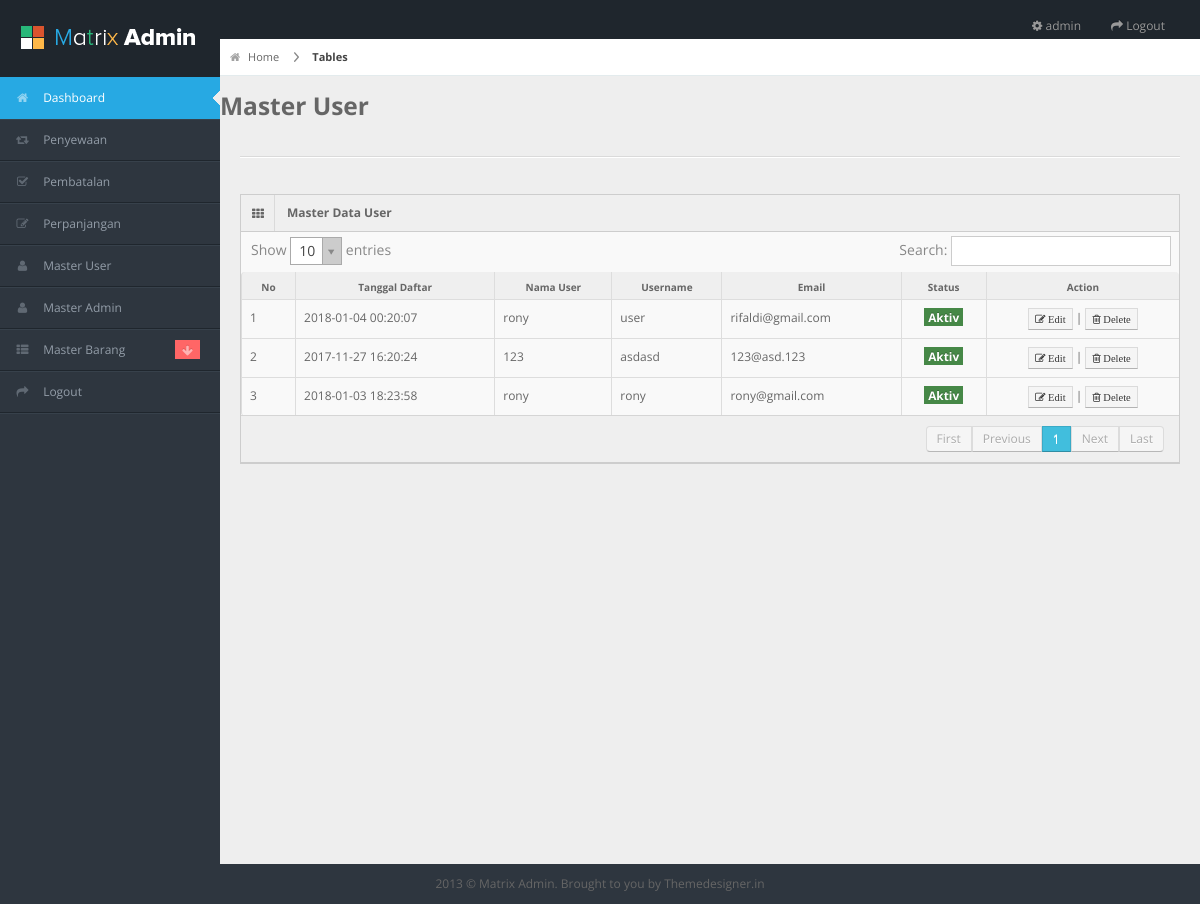
/admin/pages/kelola_user.php (signed in), run on an earlier commit of the app's database.
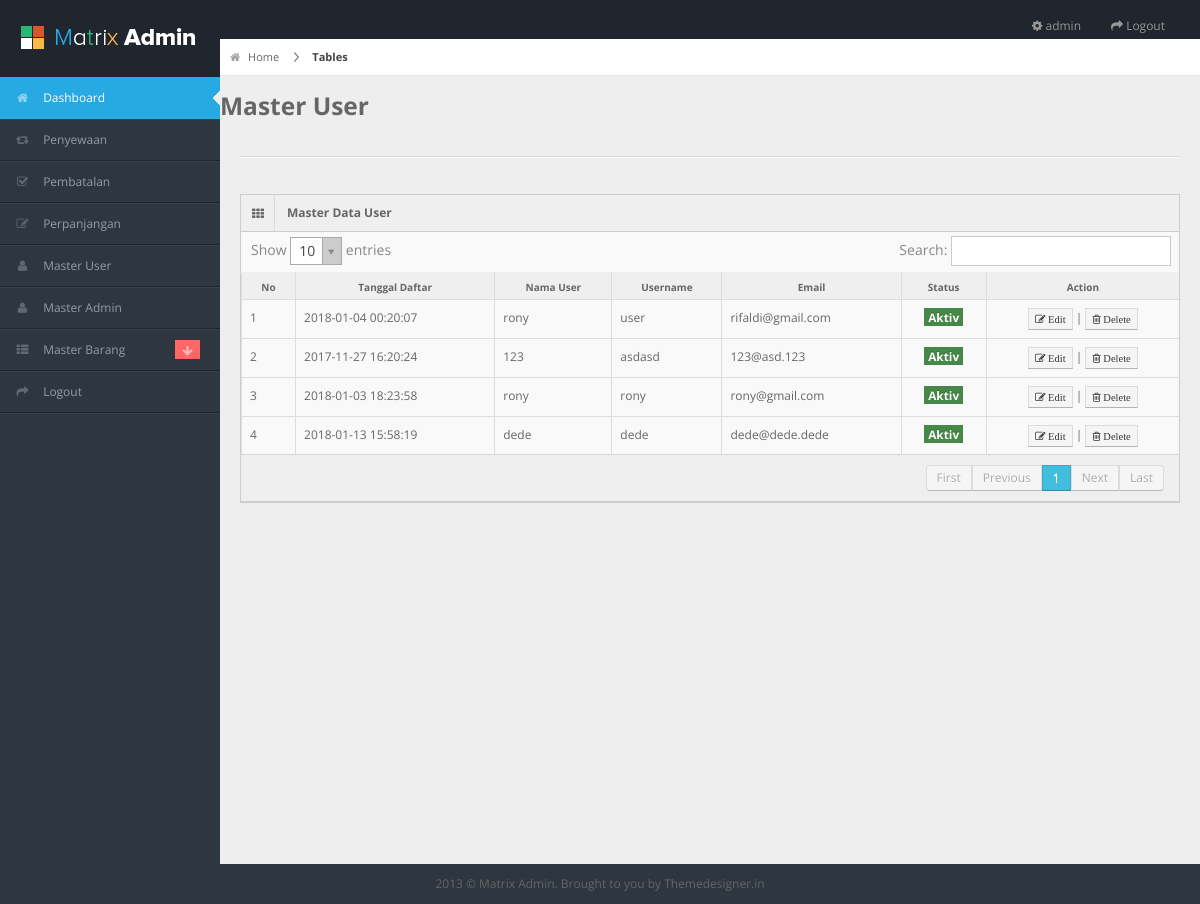
And on a later commit of the database.
### tables this page shows
CREATE TABLE IF NOT EXISTS `m_user` (
  `id_user` int(11) NOT NULL,
  `tgl_daftar` datetime DEFAULT NULL ON UPDATE CURRENT_TIMESTAMP,
  `nama_user` varchar(255) DEFAULT NULL,
  `username` varchar(255) DEFAULT NULL,
  `email` varchar(255) DEFAULT NULL,
  `password` varchar(255) DEFAULT NULL,
  `id_provinsi` varchar(255) DEFAULT NULL,
  `id_kota` varchar(255) DEFAULT NULL,
  `id_kecamatan` varchar(255) DEFAULT NULL,
  `kode_pos` varchar(255) DEFAULT NULL,
  `alamat_lengkap` varchar(255) DEFAULT NULL,
  `status` varchar(255) DEFAULT NULL
);

### admin/pages/kelola_user.php (the view, shortened to what this page needs)
<?php include 'header.php'; ?>
<?php include 'nav.php'; ?>
<div id="content">
	<div id="content-header">
		<div id="breadcrumb"> <a href="#" title="Go to Home" class="tip-bottom"><i class="icon-home"></i> Home</a> <a href="#" class="current">Tables</a> </div>
		<h3>Master User</h3>
	</div>
	<div class="container-fluid">
		<hr>
		<div class="row-fluid">
			<div class="widget-box">
				<div class="widget-title"> <span class="icon"><i class="icon-th"></i></span>
					<h5>Master Data User</h5>
				</div>
				<div class="widget-content nopadding">
					<table class="table table-bordered data-table">
						<thead>
							<tr>
								<th>No</th>
								<th>Tanggal Daftar</th>
								<th>Nama User</th>
								<th>Username</th>
								<th>Email</th>
								<th>Status</th>
								<th>Action</th>
							</tr>
						</thead>
						<tbody>
							<?php
							$no=1;
							$sql = mysql_query("SELECT * FROM m_user");
							while($row = mysql_fetch_array($sql)){
								if($row['status']==1){
									$status = 'Aktiv';
								}else{
									$status = 'Passiv';
								}
							?>
							<tr>
								<td><?php echo $no; ?></td>
								<td><?php echo $row['tgl_daftar']; ?></td>
								<td><?php echo $row['nama_user']; ?></td>
								<td><?php echo $row['username']; ?></td>
								<td><?php echo $row['email']; ?></td>
								<td style="text-align: center;"><span class="label label-success"> <?php echo $status; ?> </span></td>
								<td style="text-align: center;">
									<a href="" title="Edit"> <button class="btn btn-mini btn-default"> <i class="icon-edit"> Edit</i></button> </a> |
									<a href="" title="Delete"> <button class="btn btn-mini btn-default"> <i class="icon-trash"> Delete </i></button> </a>
								</td>
							</tr>
							<?php $no++; } ?>
						</tbody>
					</table>
				</div>
			</div>
		</div>
	</div>
</div>
<div class="row-fluid">
	<div id="footer" class="span12"> 2013 &copy; Matrix Admin. Brought to you by <a href="http://themedesigner.in">Themedesigner.in</a> </div>
</div>
</body>
</html>

What changed in the data, as far as the page shows it:
added m_user: tgl_daftar "2018-01-13 15:58:19", nama_user "dede", username "dede", email "dede@dede.dede", status "Aktiv"
